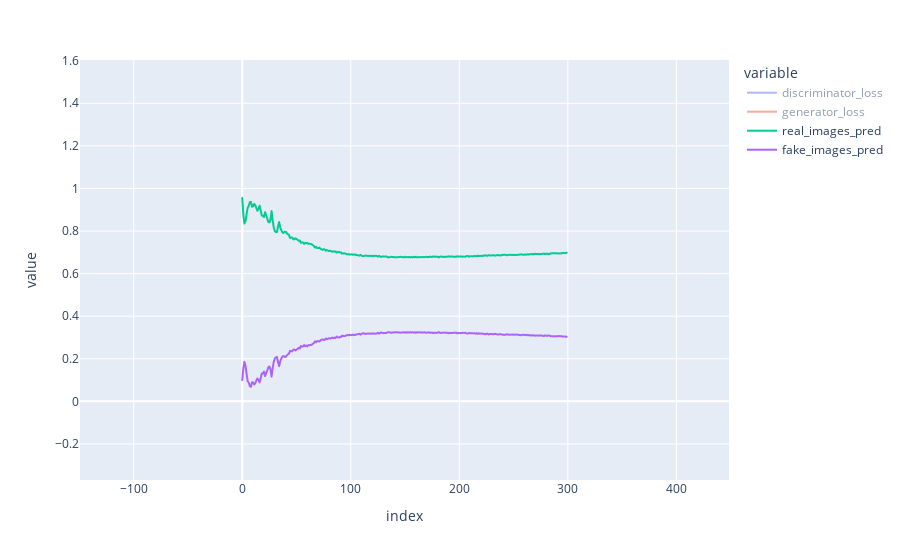

Notebook code for this chart:
### Code cell
history.plot()

### Figure 1 — Plotly figure (JSON) as saved in the notebook; plotly's stock layout.template omitted (floating-point values rounded to 4 significant figures; data arrays with more than 128 entries replaced by an {"elided": "..."} marker saying what was removed)
{"data": [{"hovertemplate": "variable=discriminator_loss<br>index=%{x}<br>value=%{y}<extra></extra>", "legendgroup": "discriminator_loss", "line": {"color": "#636efa", "dash": "solid"}, "mode": "lines", "name": "discriminator_loss", "showlegend": true, "type": "scattergl", "visible": "legendonly", "x": {"elided": "300 int values"}, "xaxis": "x", "y": {"elided": "300 float values"}, "yaxis": "y"}, {"hovertemplate": "variable=generator_loss<br>index=%{x}<br>value=%{y}<extra></extra>", "legendgroup": "generator_loss", "line": {"color": "#EF553B", "dash": "solid"}, "mode": "lines", "name": "generator_loss", "showlegend": true, "type": "scattergl", "visible": "legendonly", "x": {"elided": "300 int values"}, "xaxis": "x", "y": {"elided": "300 float values"}, "yaxis": "y"}, {"hovertemplate": "variable=real_images_pred<br>index=%{x}<br>value=%{y}<extra></extra>", "legendgroup": "real_images_pred", "line": {"color": "#00cc96", "dash": "solid"}, "mode": "lines", "name": "real_images_pred", "showlegend": true, "type": "scattergl", "visible": true, "x": {"elided": "300 int values"}, "xaxis": "x", "y": {"elided": "300 float values"}, "yaxis": "y"}, {"hovertemplate": "variable=fake_images_pred<br>index=%{x}<br>value=%{y}<extra></extra>", "legendgroup": "fake_images_pred", "line": {"color": "#ab63fa", "dash": "solid"}, "mode": "lines", "name": "fake_images_pred", "showlegend": true, "type": "scattergl", "visible": true, "x": {"elided": "300 int values"}, "xaxis": "x", "y": {"elided": "300 float values"}, "yaxis": "y"}], "layout": {"autosize": true, "dragmode": "pan", "legend": {"title": {"text": "variable"}, "tracegroupgap": 0}, "margin": {"t": 60}, "xaxis": {"anchor": "y", "autorange": false, "domain": [0, 1], "range": [-149.5, 448.5], "title": {"text": "index"}, "type": "linear"}, "yaxis": {"anchor": "x", "autorange": false, "domain": [0, 1], "range": [-0.3695, 1.603], "title": {"text": "value"}, "type": "linear"}}}
